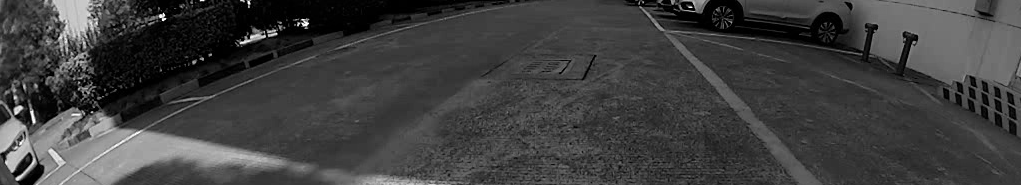
#> input picture image_roi.png, 1021 x 185 px, given in place of 300.jpg, which was not available
$ python 'harris corner.py'   (older library calls are emulated)
#> lines starting #> are read from the running program, lines starting #| are printed output that depends on the picture; after the words box and inside, x2 and y2 are one past the last pixel; in counts of white or black regions, pixels touching at a corner belong together; pictures that were not available may be replaced by others from this repository, and a replacement may not be noted
import cv2
import numpy as np
from matplotlib import pyplot as plt

# 读入图像并转化为float类型，用于传递给harris函数
filename = '/home/adas/Documents/images/a1.jpg'
file1='/media/adas/Data/dynamic_data/roi/image_roi.png'
file='/media/adas/Data/dynamic_data/img0/300.jpg'
file_lap='/media/adas/Data/dynamic_data/roi/lap.jpg'


# [129 lines of commented-out code are left out]

img1=cv2.imread(file)
#> img1 is the input picture: shape (185, 1021, 3); min 0, max 255, mean 63.4
gray_img = cv2.cvtColor(img1, cv2.COLOR_BGR2GRAY)
gray_img = cv2.GaussianBlur(gray_img, (7,7), 0)

gray_img = np.float32(gray_img)


# 对图像执行harris
Harris_detector = cv2.cornerHarris(gray_img, 2, 23, 0.06)
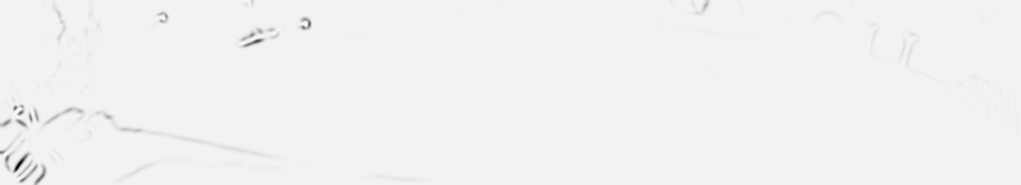
#> Harris_detector: shape (185, 1021) float32; min -4.06e+29, max 2.11e+28, mean -1.46e+27; drawn with min black and max white

# 腐蚀harris结果
dst = cv2.dilate(Harris_detector, None)
# 设置阈值
thres = 0.00001* dst.max()
#> thres = 2.11e+23

img1[dst > thres] = [255, 0, 0]
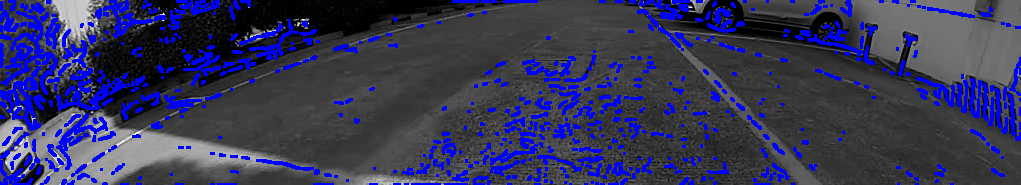
#> img1: shape (185, 1021, 3); 14.27% of pixels changed, all inside (x1, y1, x2, y2) = (0, 0, 1021, 185)
cv2.namedWindow('show', cv2.WINDOW_NORMAL)
cv2.resizeWindow('show', 1600, 1000)
cv2.imshow('show', img1)

cv2.waitKey()
asd=dst>thres
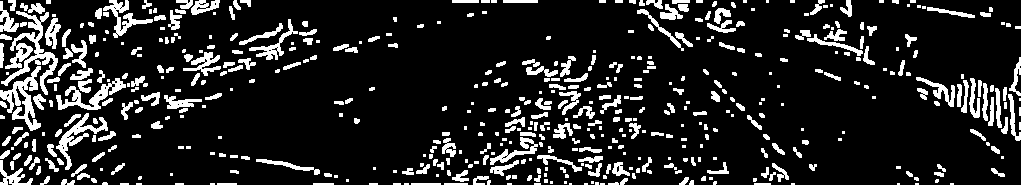
#> asd: shape (185, 1021) bool; 14.3% white; 518 white regions (204 under 20 px), largest, box (x1, y1, x2, y2) and area: (1, 11, 58, 95) 1371, (0, 66, 41, 131) 939, (56, 78, 126, 110) 727

print(np.argwhere(asd==True))
#> (printed output is left out)
